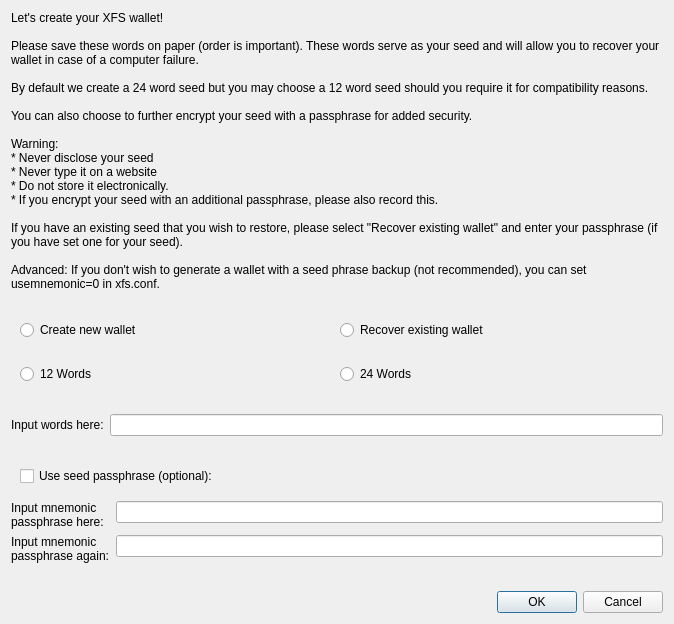
<?xml version="1.0" encoding="UTF-8"?>
<ui version="4.0">
 <class>Recover</class>
 <widget class="QDialog" name="Recover">
  <property name="sizePolicy">
   <sizepolicy hsizetype="MinimumExpanding" vsizetype="MinimumExpanding">
    <horstretch>0</horstretch>
    <verstretch>0</verstretch>
   </sizepolicy>
  </property>
  <property name="geometry">
   <rect>
    <x>0</x>
    <y>0</y>
    <width>674</width>
    <height>620</height>
   </rect>
  </property>
  <property name="windowTitle">
   <string>Create or Recover Wallet</string>
  </property>
  <layout class="QVBoxLayout" name="verticalLayout">
   <item>
    <widget class="QLabel" name="textLabel">
     <property name="sizePolicy">
      <sizepolicy hsizetype="MinimumExpanding" vsizetype="MinimumExpanding">
       <horstretch>0</horstretch>
       <verstretch>0</verstretch>
      </sizepolicy>
     </property>
     <property name="text">
      <string>Let's create your XFS wallet!

Please save these words on paper (order is important). These words serve as your seed and will allow you to recover your wallet in case of a computer failure.

By default we create a 24 word seed but you may choose a 12 word seed should you require it for compatibility reasons.

You can also choose to further encrypt your seed with a passphrase for added security.

Warning:
* Never disclose your seed
* Never type it on a website
* Do not store it electronically.
* If you encrypt your seed with an additional passphrase, please also record this.

If you have an existing seed that you wish to restore, please select "Recover existing wallet" and enter your passphrase (if you have set one for your seed).

Advanced: If you don't wish to generate a wallet with a seed phrase backup (not recommended), you can set usemnemonic=0 in xfs.conf.
      </string>
     </property>
     <property name="wordWrap">
      <bool>true</bool>
     </property>
     <property name="margin">
      <number>10</number>
     </property>
    </widget>
   </item>
   <item>
    <widget class="QFrame" name="createorrecover">
     <layout class="QHBoxLayout" name="horizontalLayout">
      <item>
       <widget class="QRadioButton" name="createNew">
        <property name="text">
         <string>Create new wallet</string>
        </property>
       </widget>
      </item>
      <item>
       <widget class="QRadioButton" name="recoverExisting">
        <property name="text">
         <string>Recover existing wallet</string>
        </property>
       </widget>
      </item>
     </layout>
    </widget>
   </item>
   <item>
    <layout class="QHBoxLayout" name="horizontalLayout11">
     <property name="spacing">
      <number>0</number>
     </property>
     <property name="sizeConstraint">
      <enum>QLayout::SetDefaultConstraint</enum>
     </property>
     <item>
      <spacer name="horizontalSpacer">
       <property name="orientation">
        <enum>Qt::Horizontal</enum>
       </property>
       <property name="sizeType">
        <enum>QSizePolicy::Fixed</enum>
       </property>
       <property name="sizeHint" stdset="0">
        <size>
         <width>0</width>
         <height>0</height>
        </size>
       </property>
      </spacer>
     </item>
     <item>
      <widget class="QFrame" name="numberofwords">
       <layout class="QHBoxLayout" name="horizontalLayout1">
        <item>
         <widget class="QRadioButton" name="use12">
          <property name="text">
           <string>12 Words</string>
          </property>
         </widget>
        </item>
        <item>
         <widget class="QRadioButton" name="use24">
          <property name="text">
           <string>24 Words</string>
          </property>
         </widget>
        </item>
       </layout>
      </widget>
     </item>
    </layout>
   </item>
   <item>
    <spacer name="horizontalSpacer11">
     <property name="orientation">
      <enum>Qt::Horizontal</enum>
     </property>
     <property name="sizeType">
      <enum>QSizePolicy::Fixed</enum>
     </property>
     <property name="sizeHint" stdset="0">
      <size>
       <width>0</width>
       <height>15</height>
      </size>
     </property>
    </spacer>
   </item>
   <item>
    <layout class="QHBoxLayout" name="horizontalLayout2">
     <item>
      <widget class="QLabel" name="textLabel2">
       <property name="text">
        <string>Input words here:</string>
       </property>
       <property name="wordWrap">
        <bool>true</bool>
       </property>
      </widget>
     </item>
     <item>
      <widget class="QLineEdit" name="mnemonicWords"/>
     </item>
    </layout>
   </item>
   <item>
    <spacer name="horizontalSpacer1">
     <property name="orientation">
      <enum>Qt::Horizontal</enum>
     </property>
     <property name="sizeType">
      <enum>QSizePolicy::Fixed</enum>
     </property>
     <property name="sizeHint" stdset="0">
      <size>
       <width>0</width>
       <height>15</height>
      </size>
     </property>
    </spacer>
   </item>
   <item>
    <widget class="QFrame" name="togglepassphrase">
     <layout class="QHBoxLayout" name="horizontalLayout5">
      <item>
       <widget class="QCheckBox" name="usePassphrase">
        <property name="text">
         <string>Use seed passphrase (optional):</string>
        </property>
       </widget>
      </item>
     </layout>
    </widget>
   </item>
   <item>
    <layout class="QGridLayout" name="gridLayout"/>
   </item>
   <item>
    <layout class="QFormLayout" name="formLayout">
     <item row="0" column="0">
      <widget class="QLabel" name="textLabel4">
       <property name="text">
        <string>Input mnemonic passphrase here:</string>
       </property>
       <property name="wordWrap">
        <bool>true</bool>
       </property>
      </widget>
     </item>
     <item row="0" column="1">
      <widget class="QLineEdit" name="mnemonicPassPhrase">
       <property name="echoMode">
        <enum>QLineEdit::Password</enum>
       </property>
       <property name="alignment">
        <set>Qt::AlignLeading|Qt::AlignLeft|Qt::AlignVCenter</set>
       </property>
       <property name="dragEnabled">
        <bool>false</bool>
       </property>
      </widget>
     </item>
     <item row="1" column="0">
      <widget class="QLabel" name="textLabel3">
       <property name="text">
        <string>Input mnemonic passphrase again:</string>
       </property>
       <property name="wordWrap">
        <bool>true</bool>
       </property>
      </widget>
     </item>
     <item row="1" column="1">
      <widget class="QLineEdit" name="mnemonicPassPhrase2">
       <property name="echoMode">
        <enum>QLineEdit::Password</enum>
       </property>
       <property name="alignment">
        <set>Qt::AlignLeading|Qt::AlignLeft|Qt::AlignVCenter</set>
       </property>
       <property name="dragEnabled">
        <bool>false</bool>
       </property>
      </widget>
     </item>
    </layout>
   </item>
   <item>
    <widget class="QLabel" name="errorMessage">
     <property name="text">
      <string/>
     </property>
     <property name="wordWrap">
      <bool>true</bool>
     </property>
    </widget>
   </item>
   <item>
    <spacer name="verticalSpacer">
     <property name="orientation">
      <enum>Qt::Vertical</enum>
     </property>
     <property name="sizeHint" stdset="0">
      <size>
       <width>20</width>
       <height>40</height>
      </size>
     </property>
    </spacer>
   </item>
   <item>
    <widget class="QDialogButtonBox" name="buttonBox">
     <property name="orientation">
      <enum>Qt::Horizontal</enum>
     </property>
     <property name="standardButtons">
      <set>QDialogButtonBox::Cancel|QDialogButtonBox::Ok</set>
     </property>
    </widget>
   </item>
  </layout>
 </widget>
 <resources/>
 <connections>
  <connection>
   <sender>buttonBox</sender>
   <signal>accepted()</signal>
   <receiver>Recover</receiver>
   <slot>accept()</slot>
   <hints>
    <hint type="sourcelabel">
     <x>20</x>
     <y>20</y>
    </hint>
    <hint type="destinationlabel">
     <x>20</x>
     <y>20</y>
    </hint>
   </hints>
  </connection>
  <connection>
   <sender>buttonBox</sender>
   <signal>rejected()</signal>
   <receiver>Recover</receiver>
   <slot>reject()</slot>
   <hints>
    <hint type="sourcelabel">
     <x>20</x>
     <y>20</y>
    </hint>
    <hint type="destinationlabel">
     <x>20</x>
     <y>20</y>
    </hint>
   </hints>
  </connection>
 </connections>
</ui>
